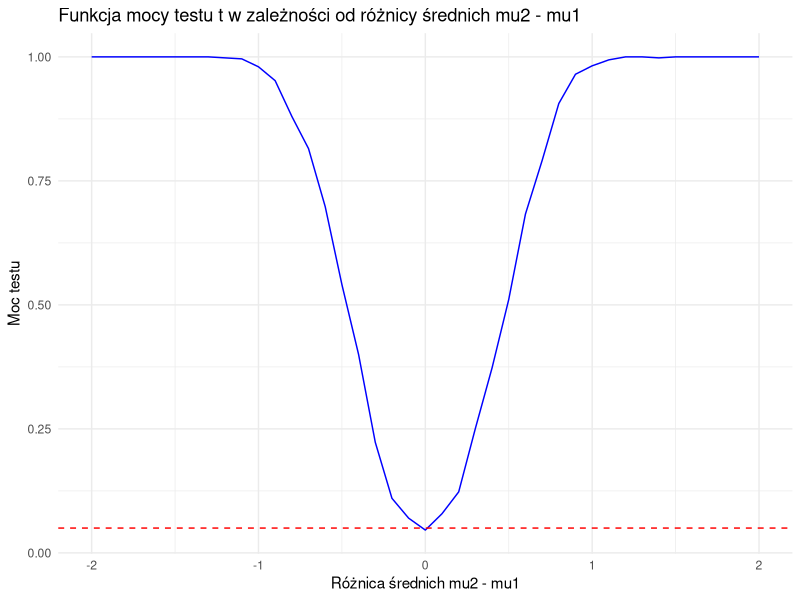
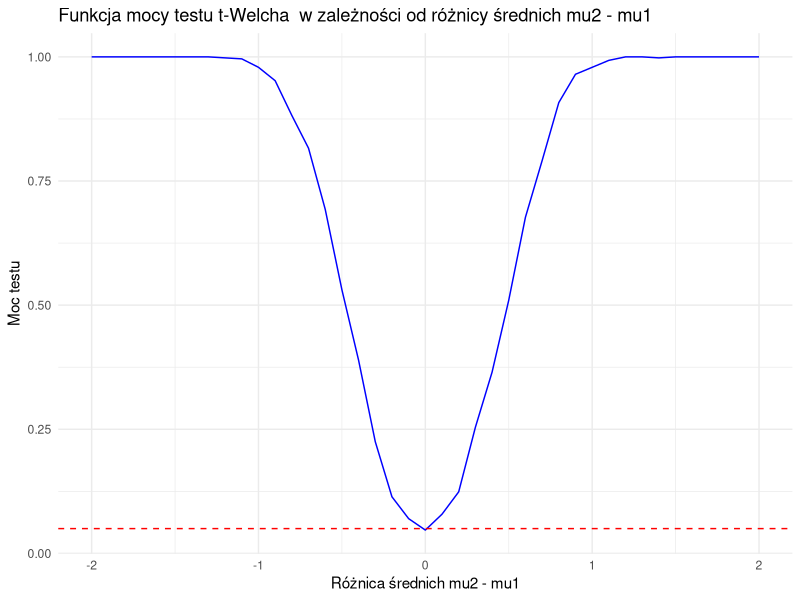
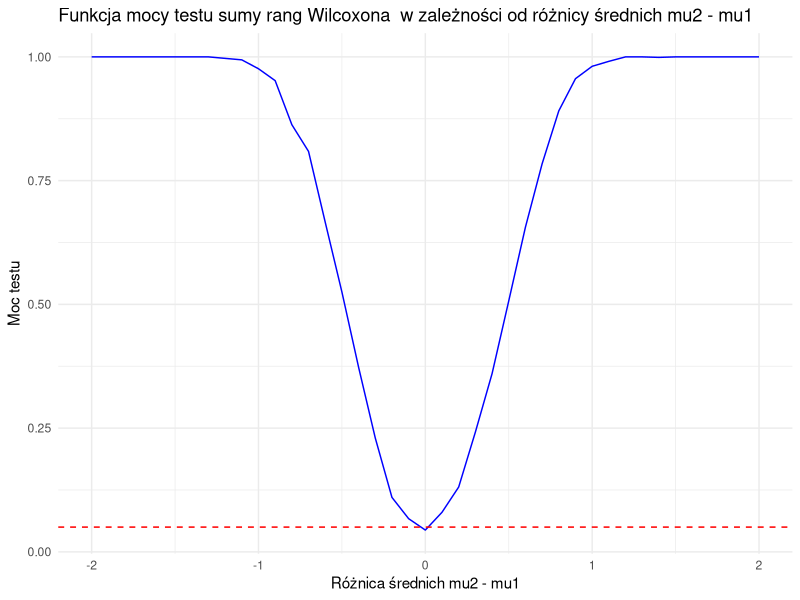

The R source for these figures, in order: (Note: a time limit stopped this script after it produced the figures.)
## ---- chunk 1
# Generowanie danych symulacyjnych
set.seed(123) # Dla reprodukowalności
n1 <- 100
n2 <- 200
mu1 <- 1
mu2 <- 2
sigma <- 2 

data1 <- rnorm(n1, mean = mu1, sd = sigma)
data2 <- rnorm(n2, mean = mu2, sd = sigma)

# Wykonanie testu t-Studenta
test_result <- t.test(data1, data2, var.equal = TRUE)

# Wypisanie wyników
test_result
## ---- chunk 2
library(ggplot2)

mu_diffs <- seq(-2, 2, by = 0.1)
alpha <- 0.05
n_simulations <- 1000
powers <- numeric(length(mu_diffs))

# Symulacja
for (i in seq_along(mu_diffs)) {
  mu2 <- mu1 + mu_diffs[i]
  rejections <- 0
  
  for (j in 1:n_simulations) {
    sample1 <- rnorm(n1, mu1, sigma)
    sample2 <- rnorm(n2, mu2, sigma)
    t_test <- t.test(sample1, sample2, var.equal = TRUE)
    
    if (t_test$p.value < alpha) {
      rejections <- rejections + 1
    }
  }
  
  powers[i] <- rejections / n_simulations
}

# Tworzenie danych dla wykresu
data_for_plot <- data.frame(mu_diff = mu_diffs, power = powers)

# Tworzenie wykresu
ggplot(data_for_plot, aes(x = mu_diff, y = power)) +
  geom_line(color = "blue") +
  geom_hline(yintercept = alpha, linetype="dashed", color = "red") +
  labs(title = "Funkcja mocy testu t w zależności od różnicy średnich mu2 - mu1",
       x = "Różnica średnich mu2 - mu1",
       y = "Moc testu") +
  theme_minimal()

## ---- chunk 3
# Parametry prób
mu1 <- 1
mu2 <- 2  
sigma <- 2
n1 <- 100
n2 <- 200

# Generowanie danych
set.seed(123)  # Dla reprodukowalności wyników
data1 <- rnorm(n1, mean = mu1, sd = sigma)
data2 <- rnorm(n2, mean = mu2, sd = sigma)

# Wykonanie testu t-Welcha
test_result <- t.test(data1, data2, var.equal = FALSE)

# Wyświetlenie wyników
test_result

## ---- chunk 4

mu_diffs <- seq(-2, 2, by = 0.1)
alpha <- 0.05
n_simulations <- 1000
powers <- numeric(length(mu_diffs))

for (i in seq_along(mu_diffs)) {
  mu2 <- mu1 + mu_diffs[i]
  rejections <- 0
  
  for (j in 1:n_simulations) {
    sample1 <- rnorm(n1, mean = mu1, sd = sigma)
    sample2 <- rnorm(n2, mean = mu2, sd = sigma)
    
    # Test t-Welcha
    t_test <- t.test(sample1, sample2, var.equal = FALSE)
    
    if (t_test$p.value < alpha) {
      rejections <- rejections + 1
    }
  }
  
  powers[i] <- rejections / n_simulations
}

# Tworzenie danych dla wykresu
data_for_plot <- data.frame(mu_diff = mu_diffs, power = powers)

# Tworzenie wykresu
ggplot(data_for_plot, aes(x = mu_diff, y = power)) +
  geom_line(color = "blue") +
  geom_hline(yintercept = alpha, linetype="dashed", color = "red") +
  labs(title = "Funkcja mocy testu t-Welcha  w zależności od różnicy średnich mu2 - mu1",
       x = "Różnica średnich mu2 - mu1",
       y = "Moc testu") +
  theme_minimal()

## ---- chunk 5
mu1 <- 1
mu2 <- 2 
sigma <- 2
n1 <- 100
n2 <- 200

# Generowanie danych
set.seed(123)  # Dla reprodukowalności wyników
data1 <- rnorm(n1, mean = mu1, sd = sigma)
data2 <- rnorm(n2, mean = mu2, sd = sigma)

# Wykonanie testu sumy rang Wilcoxona
test_result <- wilcox.test(data1, data2)

# Wyświetlenie wyników
test_result

## ---- chunk 6

mu_diffs <- seq(-2, 2, by = 0.1)
alpha <- 0.05
n_simulations <- 1000
powers <- numeric(length(mu_diffs))

for (i in seq_along(mu_diffs)) {
  mu2 <- mu1 + mu_diffs[i]
  rejections <- 0
  
  for (j in 1:n_simulations) {
    sample1 <- rnorm(n1, mean = mu1, sd = sigma)
    sample2 <- rnorm(n2, mean = mu2, sd = sigma)
    
    # Test Wilcoxona
    wilcox_test <- wilcox.test(sample1, sample2)
    
    if (wilcox_test$p.value < alpha) {
      rejections <- rejections + 1
    }
  }
  
  powers[i] <- rejections / n_simulations
}

# Tworzenie wykresu

data_for_plot <- data.frame(mu_diff = mu_diffs, power = powers)

# Tworzenie wykresu
ggplot(data_for_plot, aes(x = mu_diff, y = power)) +
  geom_line(color = "blue") +
  geom_hline(yintercept = alpha, linetype="dashed", color = "red") +
  labs(title = "Funkcja mocy testu sumy rang Wilcoxona  w zależności od różnicy średnich mu2 - mu1",
       x = "Różnica średnich mu2 - mu1",
       y = "Moc testu") +
  theme_minimal()


## ---- chunk 7
knitr::opts_chunk$set(echo = FALSE)
## ---- chunk 8
# Pakiety

library(gridExtra)

# Parametry
mu1 <- 1
sigma <- 2
n1 <- 100
n2 <- 200
mu_diffs <- seq(-2, 2, length.out = 100)
alpha <- 0.05
n_simulations <- 1000

# Funkcje do przeprowadzania testów i obliczania mocy
power_calculation <- function(test_function) {
  sapply(mu_diffs, function(mu_diff) {
    rejections <- replicate(n_simulations, {
      sample1 <- rnorm(n1, mean = mu1, sd = sigma)
      sample2 <- rnorm(n2, mean = mu2 + mu_diff, sd = sigma)
      test_result <- test_function(sample1, sample2)
      test_result$p.value < alpha
    })
    mean(rejections)
  })
}

# Definicje funkcji testów
test_t_student <- function(x, y) t.test(x, y, var.equal = TRUE)
test_t_welch <- function(x, y) t.test(x, y, var.equal = FALSE)
test_wilcoxon <- function(x, y) wilcox.test(x, y)

# Obliczanie mocy dla każdego testu
power_t_student <- power_calculation(test_t_student)
power_t_welch <- power_calculation(test_t_welch)
power_wilcoxon <- power_calculation(test_wilcoxon)

# Tworzenie wykresów
plot_power <- function(power, title) {
  qplot(mu_diffs, power, geom = 'line') + 
    labs(title = title, x = expression(mu[2] - mu[1]), y = 'Power') + 
    theme_minimal()
}

plots <- list(
  plot_power(power_t_student, 'Test t-Studenta'),
  plot_power(power_t_welch, 'Test t-Welcha'),
  plot_power(power_wilcoxon, 'Test Wilcoxona')
)

# Wstawianie wykresów do tabeli
table_plot <- grid.arrange(grobs = plots, nrow = 1)

# Narysowanie funkcji mocy testów na jednym wykresie
combined_plot <- ggplot() + 
  geom_line(aes(mu_diffs, power_t_student, colour = 'Test t-Studenta')) +
  geom_line(aes(mu_diffs, power_t_welch, colour = 'Test t-Welcha')) +
  geom_line(aes(mu_diffs, power_wilcoxon, colour = 'Test Wilcoxona')) +
  labs(x = expression(mu[2] - mu[1]), y = 'Power') +
  labs(title = "Funkcja mocy testu") +
  scale_colour_manual(values = c('blue', 'red', 'green')) +
  theme_minimal()



## ---- chunk 9
library(ggplot2)

# Ustawienia początkowe
set.seed(123) # Dla reprodukowalności wyników
mu1 <- 1
sigma <- 2
n1 <- 100
n2 <- 200
mu_diffs <- seq(-2, 2, length.out = 100)
alpha <- 0.05
n_simulations <- 1000

# Funkcja do przeprowadzenia symulacji Monte Carlo dla danego testu
simulate_power <- function(test_func, mu_diffs, n1, n2, mu1, mu2, sigma, alpha, n_simulations) {
  powers <- sapply(mu_diffs, function(mu_diff) {
    p_values <- replicate(n_simulations, {
      sample1 <- rnorm(n1, mu1, sigma)
      sample2 <- rnorm(n2, mu1 + mu_diff, sigma)
      test_result <- test_func(sample1, sample2)
      test_result$p.value
    })
    mean(p_values < alpha)
  })
  return(powers)
}

# Symulacja dla testu t-Studenta
powers_t <- simulate_power(function(x, y) t.test(x, y, var.equal = TRUE),
                           mu_diffs, n1, n2, mu1,mu1, sigma, alpha, n_simulations)

# Symulacja dla testu t-Welcha
powers_welch <- simulate_power(function(x, y) t.test(x, y, var.equal = FALSE),
                               mu_diffs, n1, n2, mu1,mu1, sigma, alpha, n_simulations)

# Symulacja dla testu Wilcoxona
powers_wilcox <- simulate_power(function(x, y) wilcox.test(x, y),
                                mu_diffs, n1, n2, mu1,mu1, sigma, alpha, n_simulations)

# Przygotowanie danych do rysowania
data <- data.frame(
  mu_diff = rep(mu_diffs, 3),
  power = c(powers_t, powers_welch, powers_wilcox),
  test = factor(rep(c('Test t-Studenta', 'Test t-Welcha', 'Test Wilcoxona'), each = length(mu_diffs)))
)

# Rysowanie wykresu
ggplot(data, aes(x = mu_diff, y = power, color = test)) +
  geom_line() +
  theme_minimal() +
  labs(x = expression(mu[2] - mu[1]), y = 'Moc testu', title = 'Funkcje mocy testów statystycznych', color = 'Test') +
  scale_color_manual(values = c('blue', 'red', 'green'))


## ---- chunk 10
# Pakiety

library(gridExtra)

# Parametry
mu1 <- 1
sigma1 <- 2
sigma2 <- 4
n1 <- 100
n2 <- 200
mu_diffs <- seq(-5, 5, length.out = 200)
alpha <- 0.05
n_simulations <- 1000

# Funkcje do przeprowadzania testów i obliczania mocy
power_calculation <- function(test_function) {
  sapply(mu_diffs, function(mu_diff) {
    rejections <- replicate(n_simulations, {
      sample1 <- rnorm(n1, mean = mu1, sd = sigma1)
      sample2 <- rnorm(n2, mean = mu1 + mu_diff, sd = sigma2)
      test_result <- test_function(sample1, sample2)
      test_result$p.value < alpha
    })
    mean(rejections)
  })
}

# Definicje funkcji testów
test_t_student <- function(x, y) t.test(x, y, var.equal = TRUE)
test_t_welch <- function(x, y) t.test(x, y, var.equal = FALSE)
test_wilcoxon <- function(x, y) wilcox.test(x, y)

# Obliczanie mocy dla każdego testu
power_t_student <- power_calculation(test_t_student)
power_t_welch <- power_calculation(test_t_welch)
power_wilcoxon <- power_calculation(test_wilcoxon)

# Tworzenie wykresów
plot_power <- function(power, title) {
  qplot(mu_diffs, power, geom = 'line') + 
    labs(title = title, x = expression(mu[2] - mu[1]), y = 'Power') + 
    theme_minimal()
}

plots <- list(
  plot_power(power_t_student, 'Test t-Studenta'),
  plot_power(power_t_welch, 'Test t-Welcha'),
  plot_power(power_wilcoxon, 'Test Wilcoxona')
)

# Wstawianie wykresów do tabeli
table_plot <- grid.arrange(grobs = plots, nrow = 1)

# Narysowanie funkcji mocy testów na jednym wykresie
combined_plot <- ggplot() + 
  geom_line(aes(mu_diffs, power_t_student, colour = 'Test t-Studenta')) +
  geom_line(aes(mu_diffs, power_t_welch, colour = 'Test t-Welcha')) +
  geom_line(aes(mu_diffs, power_wilcoxon, colour = 'Test Wilcoxona')) +
  labs(x = expression(mu[2] - mu[1]), y = 'Power') +
  labs(title = "Funkcja mocy testu") +
  scale_colour_manual(values = c('blue', 'red', 'green')) +
  theme_minimal()
## ---- chunk 11
library(ggplot2)

set.seed(123)  # Dla reprodukowalności wyników

mu1 <- 1
sigma1 <- 2
n1 <- 100

sigma2 <- 4
n2 <- 200

mu_diffs <- seq(-5, 5, length.out = 200)  # Przedział różnic średnich
alpha <- 0.05
n_simulations <- 1000

simulate_data <- function(n, mu, sigma) {
  rnorm(n, mu, sigma)
}

calculate_power <- function(test_func, mu_diffs, n1, mu1, sigma1, n2, sigma2, alpha, n_simulations) {
  power <- numeric(length(mu_diffs))
  for (i in seq_along(mu_diffs)) {
    mu2 <- mu1 + mu_diffs[i]
    p_values <- replicate(n_simulations, {
      sample1 <- simulate_data(n1, mu1, sigma1)
      sample2 <- simulate_data(n2, mu2, sigma2)
      test_result <- test_func(sample1, sample2)
      test_result$p.value
    })
    power[i] <- mean(p_values < alpha)
  }
  power
}

# Test t-Studenta przy założeniu równości wariancji
power_t <- calculate_power(function(x, y) t.test(x, y, var.equal = TRUE), 
                           mu_diffs, n1, mu1, sigma1, n2, sigma2, alpha, n_simulations)

# Test t-Welcha
power_welch <- calculate_power(function(x, y) t.test(x, y, var.equal = FALSE), 
                               mu_diffs, n1, mu1, sigma1, n2, sigma2, alpha, n_simulations)

# Test sumy rang Wilcoxona
power_wilcox <- calculate_power(wilcox.test, 
                                mu_diffs, n1, mu1, sigma1, n2, sigma2, alpha, n_simulations)

data <- data.frame(
  mu_diff = rep(mu_diffs, 3),
  power = c(power_t, power_welch, power_wilcox),
  test = factor(rep(c('Test t-Studenta', 'Test t-Welcha', 'Test Wilcoxona'), each = length(mu_diffs)))
)

ggplot(data, aes(x = mu_diff, y = power, color = test)) +
  geom_line() +
  theme_minimal() +
  labs(x = expression(mu[2] - mu[1]), y = 'Moc testu', title = 'Funkcje mocy testów statystycznych', color = 'Test') +
  scale_color_manual(values = c('blue', 'red', 'green'))

## ---- chunk 12
library(ggplot2)

# Parametry dla rozkładów wykładniczych
mu1 <- 1
mu2_start <- 0.5
mu2_end <- 1.5
n1 <- 100
n2 <- 200
mu_diffs <- seq(mu2_start, mu2_end, length.out = 200) # Przedział mu2 wokół mu1
alpha <- 0.05
n_simulations <- 100

# Funkcja do generowania danych z rozkładu wykładniczego
generate_data <- function(n, mu) {
  rexp(n, rate = 1 / mu)
}

# Funkcja do obliczania mocy testu
calculate_power <- function(n1, n2, mu1, mu_diffs, alpha, n_simulations, test_func) {
  powers <- sapply(mu_diffs, function(mu_diff) {
    rejections <- replicate(n_simulations, {
      sample1 <- generate_data(n1, mu1)
      sample2 <- generate_data(n2, mu_diff)
      test_result <- test_func(sample1, sample2)
      test_result$p.value < alpha
    })
    mean(rejections)
  })
  return(powers)
}

# Testy statystyczne
test_t_student <- function(x, y) t.test(x, y, var.equal = TRUE)
test_t_welch <- function(x, y) t.test(x, y, var.equal = FALSE)
test_wilcoxon <- function(x, y) wilcox.test(x, y, exact = FALSE, correct = FALSE)

# Obliczanie mocy dla każdego testu
power_t_student <- calculate_power(n1, n2, mu1, mu_diffs, alpha, n_simulations, test_t_student)
power_t_welch <- calculate_power(n1, n2, mu1, mu_diffs, alpha, n_simulations, test_t_welch)
power_wilcoxon <- calculate_power(n1, n2, mu1, mu_diffs, alpha, n_simulations, test_wilcoxon)

# Tworzenie wykresów
plot_power <- function(power, title) {
  qplot(mu_diffs, power, geom = 'line') + 
    labs(title = title, x = expression(mu[2] - mu[1]), y = 'Power') + 
    theme_minimal()
}

plots <- list(
  plot_power(power_t_student, 'Test t-Studenta'),
  plot_power(power_t_welch, 'Test t-Welcha'),
  plot_power(power_wilcoxon, 'Test Wilcoxona')
)

# Wstawianie wykresów do tabeli
table_plot <- grid.arrange(grobs = plots, nrow = 1)

# Narysowanie funkcji mocy testów na jednym wykresie
combined_plot <- ggplot() + 
  geom_line(aes(mu_diffs, power_t_student, colour = 'Test t-Studenta')) +
  geom_line(aes(mu_diffs, power_t_welch, colour = 'Test t-Welcha')) +
  geom_line(aes(mu_diffs, power_wilcoxon, colour = 'Test Wilcoxona')) +
  labs(x = expression(mu[2] - mu[1]), y = 'Power') +
  labs(title = "Funkcja mocy testu") +
  scale_colour_manual(values = c('blue', 'red', 'green')) +
  theme_minimal()






## ---- chunk 13
library(ggplot2)

set.seed(123) # Dla reprodukowalności wyników

# Ustawienia symulacji
mu1 <- 1
mu2_range <- seq(0.5, 1.5, length.out = 100) # Przedział mu2 wokół mu1
n1 <- 100
n2 <- 200
alpha <- 0.05
n_simulations <- 1000

# Funkcja do generowania próbek
generate_exponential_data <- function(n, rate) {
  rexp(n, rate)
}

# Funkcja do obliczania mocy testu
calculate_power <- function(n1, n2, mu1, mu2_range, alpha, test_func) {
  powers <- sapply(mu2_range, function(mu2) {
    p_values <- replicate(n_simulations, {
      sample1 <- generate_exponential_data(n1, 1 / mu1)
      sample2 <- generate_exponential_data(n2, 1 / mu2)
      test_result <- test_func(sample1, sample2)
      test_result$p.value
    })
    mean(p_values < alpha)
  })
  return(powers)
}

# Test t-Studenta
power_t <- calculate_power(n1, n2, mu1, mu2_range, alpha, function(x, y) {
  t.test(x, y, var.equal = TRUE)
})

# Test t-Welcha
power_welch <- calculate_power(n1, n2, mu1, mu2_range, alpha, function(x, y) {
  t.test(x, y, var.equal = FALSE)
})

# Test Wilcoxona
power_wilcox <- calculate_power(n1, n2, mu1, mu2_range, alpha, function(x, y) {
  wilcox.test(x, y)
})

# Przygotowanie danych do wykresu
data <- data.frame(
  mu2 = rep(mu2_range, 3),
  power = c(power_t, power_welch, power_wilcox),
  test = factor(rep(c('Test t-Studenta', 'Test t-Welcha', 'Test Wilcoxona'), each = length(mu2_range)))
)

# Wykres
ggplot(data, aes(x = mu2, y = power, color = test)) +
  geom_line() +
  labs(x = "Mu2", y = "Moc testu", title = "Funkcje mocy testów statystycznych") +
  scale_color_manual(values = c('blue', 'red', 'green')) +
  theme_minimal()

# Zapisanie wykresu do pliku
ggsave("funkcje_mocy_testow.png", width = 10, height = 6, dpi = 300)



## ---- chunk 14
library(ggplot2)

# Parametry symulacji
mu1 <- 2
n1 <- 100
n2 <- 200
mu_diffs <- seq(-2, 2, length.out = 100)
alpha <- 0.05
n_simulations <- 1000

# Funkcja generująca próbki
generate_samples <- function(n, dist, mu, sd) {
  if (dist == "normal") {
    return(rnorm(n, mean = mu, sd = sd))
  } else if (dist == "exp") {
    return(rexp(n, rate = 1 / mu))
  }
}

# Funkcja do obliczania mocy testu
calculate_power <- function(n1, n2, mu1, mu_diffs, alpha, n_simulations, dist, sd) {
  powers <- numeric(length(mu_diffs))
  for (i in seq_along(mu_diffs)) {
    mu2 <- mu1 + mu_diffs[i]
    reject_count <- 0
    for (j in 1:n_simulations) {
      sample1 <- generate_samples(n1, dist, mu1, sd)
      sample2 <- generate_samples(n2, dist, mu2, sd)
      t_test <- t.test(sample1, sample2, var.equal = TRUE)
      if (t_test$p.value < alpha) {
        reject_count <- reject_count + 1
      }
    }
    powers[i] <- reject_count / n_simulations
  }
  return(powers)
}

# Obliczanie mocy dla trzech różnych scenariuszy
power_normal_equal_var <- calculate_power(n1, n2, mu1, mu_diffs, alpha, n_simulations, "normal", 2)
power_normal_unequal_var <- calculate_power(n1, n2, mu1, mu_diffs, alpha, n_simulations, "normal", 4)
power_exp <- calculate_power(n1, n2, mu1, mu_diffs, alpha, n_simulations, "exp", 1)

# Tworzenie wykresu
ggplot(data = data.frame(mu_diff = rep(mu_diffs, 3), 
                         power = c(power_normal_equal_var, power_normal_unequal_var, power_exp),
                         scenario = factor(rep(c('Rozkład normalny z rownej warjancjej', 'Rozkład normalny z nie równej warjancjej', 
                                                 'Rozkład wykładniczy'), each = length(mu_diffs))))) +
  geom_line(aes(x = mu_diff, y = power, colour = scenario)) +
  scale_colour_manual(values = c('Rozkład normalny z rownej warjancjej' = 'blue', 'Rozkład normalny z nie równej warjancjej' = 'red', 
                                 'Rozkład wykładniczy' = 'green')) +
  labs(title = "Porównanie mocy testu t-Studenta", x = expression(mu[2] - mu[1]), y = "Moc testu", colour = "Scenariusz") +
  theme_minimal()


## ---- chunk 15

library(ggplot2)

# Parametry symulacji
mu1 <- 2
n1 <- 100
n2 <- 200
mu_diffs <- seq(-2, 2, length.out = 100)
alpha <- 0.05
n_simulations <- 1000

# Funkcja generująca próbki
generate_samples <- function(n, dist, mu, sd) {
  if (dist == "normal") {
    return(rnorm(n, mean = mu, sd = sd))
  } else if (dist == "exp") {
    return(rexp(n, rate = 1 / mu))
  }
}

# Funkcja do obliczania mocy testu
calculate_power <- function(n1, n2, mu1, mu_diffs, alpha, n_simulations, dist, sd) {
  powers <- numeric(length(mu_diffs))
  for (i in seq_along(mu_diffs)) {
    mu2 <- mu1 + mu_diffs[i]
    reject_count <- 0
    for (j in 1:n_simulations) {
      sample1 <- generate_samples(n1, dist, mu1, sd)
      sample2 <- generate_samples(n2, dist, mu2, sd)
      t_test <- t.test(sample1, sample2, var.equal = FALSE)
      if (t_test$p.value < alpha) {
        reject_count <- reject_count + 1
      }
    }
    powers[i] <- reject_count / n_simulations
  }
  return(powers)
}

# Obliczanie mocy dla trzech różnych scenariuszy
power_normal_equal_var <- calculate_power(n1, n2, mu1, mu_diffs, alpha, n_simulations, "normal", 2)
power_normal_unequal_var <- calculate_power(n1, n2, mu1, mu_diffs, alpha, n_simulations, "normal", 4)
power_exp <- calculate_power(n1, n2, mu1, mu_diffs, alpha, n_simulations, "exp", 1)

# Tworzenie wykresu
ggplot(data = data.frame(mu_diff = rep(mu_diffs, 3), 
                         power = c(power_normal_equal_var, power_normal_unequal_var, power_exp),
                         scenario = factor(rep(c('Rozkład normalny z rownej warjancjej', 'Rozkład normalny z nie równej warjancjej', 
                                                 'Rozkład wykładniczy'), each = length(mu_diffs))))) +
  geom_line(aes(x = mu_diff, y = power, colour = scenario)) +
  scale_colour_manual(values = c('Rozkład normalny z rownej warjancjej' = 'blue', 'Rozkład normalny z nie równej warjancjej' = 'red', 
                                 'Rozkład wykładniczy' = 'green')) +
  labs(title = "Porównanie mocy testu t-Welcha", x = expression(mu[2] - mu[1]), y = "Moc testu", colour = "Scenariusz") +
  theme_minimal()


## ---- chunk 16

library(ggplot2)

# Parametry symulacji
mu1 <- 2
n1 <- 100
n2 <- 200
mu_diffs <- seq(-2, 2, length.out = 100)
alpha <- 0.05
n_simulations <- 100

# Funkcja generująca próbki
generate_samples <- function(n, dist, mu, sd) {
  if (dist == "normal") {
    return(rnorm(n, mean = mu, sd = sd))
  } else if (dist == "exp") {
    return(rexp(n, rate = 1 / mu))
  }
}

# Funkcja do obliczania mocy testu
calculate_power <- function(n1, n2, mu1, mu_diffs, alpha, n_simulations, dist, sd) {
  powers <- numeric(length(mu_diffs))
  for (i in seq_along(mu_diffs)) {
    mu2 <- mu1 + mu_diffs[i]
    reject_count <- 0
    for (j in 1:n_simulations) {
      sample1 <- generate_samples(n1, dist, mu1, sd)
      sample2 <- generate_samples(n2, dist, mu2, sd)
      t_test <- wilcox.test(sample1, sample2)
      if (t_test$p.value < alpha) {
        reject_count <- reject_count + 1
      }
    }
    powers[i] <- reject_count / n_simulations
  }
  return(powers)
}

# Obliczanie mocy dla trzech różnych scenariuszy
power_normal_equal_var <- calculate_power(n1, n2, mu1, mu_diffs, alpha, n_simulations, "normal", 2)
power_normal_unequal_var <- calculate_power(n1, n2, mu1, mu_diffs, alpha, n_simulations, "normal", 4)
power_exp <- calculate_power(n1, n2, mu1, mu_diffs, alpha, n_simulations, "exp", 1)

# Tworzenie wykresu
ggplot(data = data.frame(mu_diff = rep(mu_diffs, 3), 
                         power = c(power_normal_equal_var, power_normal_unequal_var, power_exp),
                         scenario = factor(rep(c('Rozkład normalny z rownej warjancjej', 'Rozkład normalny z nie równej warjancjej', 
                                                 'Rozkład wykładniczy'), each = length(mu_diffs))))) +
  geom_line(aes(x = mu_diff, y = power, colour = scenario)) +
  scale_colour_manual(values = c('Rozkład normalny z rownej warjancjej' = 'blue', 'Rozkład normalny z nie równej warjancjej' = 'red', 
                                 'Rozkład wykładniczy' = 'green')) +
  labs(title = "Porównanie mocy testu sumy rang Wilcoxona", x = expression(mu[2] - mu[1]), y = "Moc testu", colour = "Scenariusz") +
  theme_minimal()
